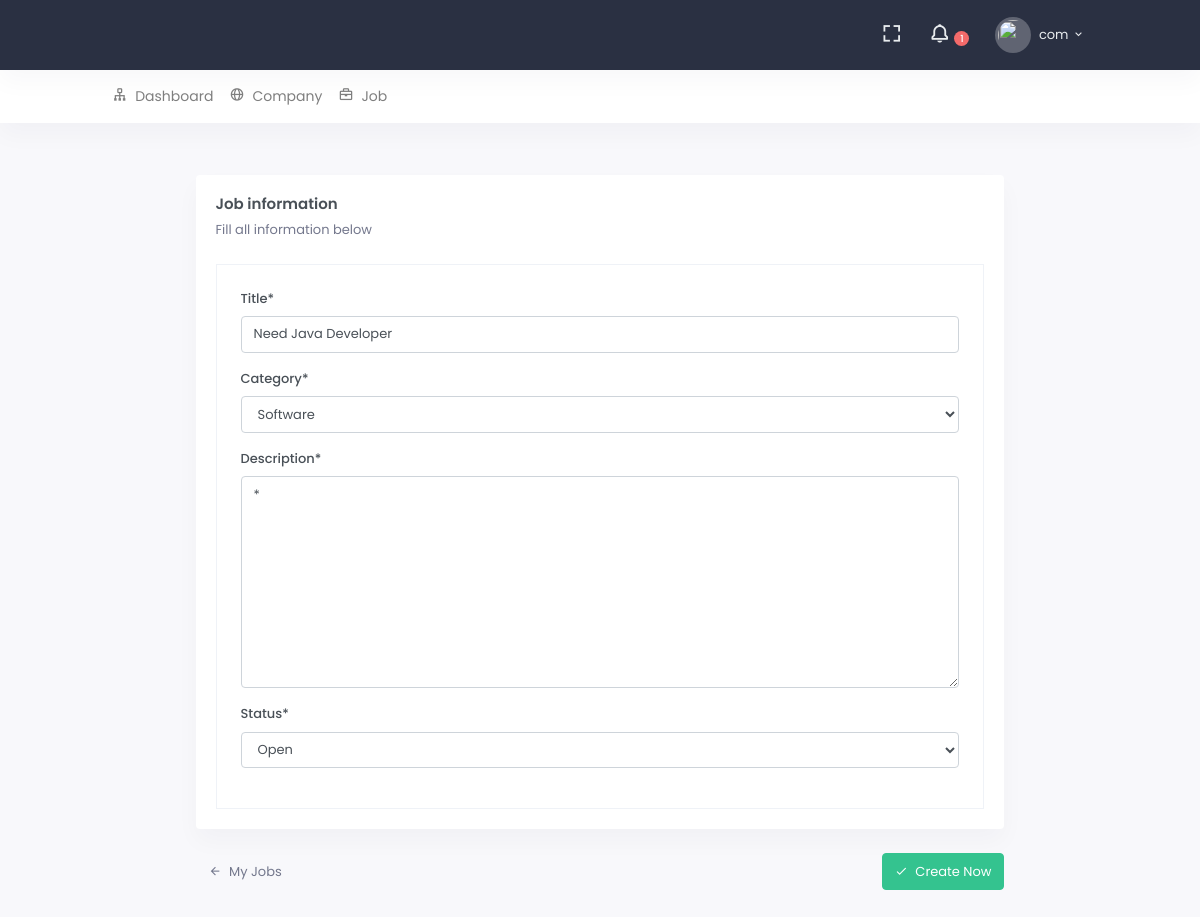
Screenshot of /c/job/4/change/ (signed in) with the database file from the repository.
### src/accounts/models.py (models this page shows, shortened)
class User(AbstractUser):
    GENDER_CHOICE = (
        ('m', 'Male'),
        ('f', 'Female'),
        ('o', 'Other'),
    )
    is_customer = models.BooleanField(default=False, help_text="This account belongs to customer")
    is_company = models.BooleanField(default=False, help_text="This account belongs to Company")
    is_completed = models.BooleanField(default=False, help_text="Is user fully fully identified to access application")
    profile_image = models.ImageField(
        null=True, blank=True,
        upload_to='images/profiles/',
        verbose_name="Profile Picture", help_text="Profile image must be 150*150 in size of png, jpg or jpeg"
    )
    gender = models.CharField(max_length=1, null=True, blank=True, choices=GENDER_CHOICE)
    about = models.TextField(null=True, blank=True, help_text="Tell us something interesting about yourself")
    address = models.TextField(blank=True, null=True)
    phone_number = models.CharField(max_length=15, null=True, blank=True)
    class Meta:
        verbose_name_plural = "Users"

### src/portals/company/models.py (models this page shows, shortened)
class Job(models.Model):
    STATUS_CHOICE = (
        ('o', 'Open'),
        ('c', 'Close')
    )
    title = models.CharField(max_length=255)
    category = models.ForeignKey(Category, on_delete=models.CASCADE)
    description = models.TextField()
    detailed_description = RichTextField(null=True, blank=True)
    company = models.ForeignKey('Company', related_name='job_provider', on_delete=models.CASCADE, blank=True)
    start_time = models.DateTimeField(null=True, blank=True)
    end_time = models.DateTimeField(null=True, blank=True)
    likes = models.ManyToManyField(User, related_name='likes')
    candidates = models.ManyToManyField(User, related_name='candidates', through='Candidate')
    status = models.CharField(max_length=1, choices=STATUS_CHOICE, default='o')
    is_active = models.BooleanField(default=True)
    created_on = models.DateTimeField(auto_now=False, auto_now_add=True)
    class Meta:
        ordering = ['-pk']

### src/portals/company/views.py (the view)
# urls.py: path('job/<int:pk>/change/', JobUpdateView.as_view(), name='job-update'),
@method_decorator(company_required, name='dispatch')
class JobUpdateView(UpdateView):
    model = Job
    fields = ['title', 'category', 'description', 'status']
    success_url = reverse_lazy('company:job-list')
    def get_object(self, queryset=None):
        return get_object_or_404(
            Job.objects.filter(
                company__user=self.request.user
            ), pk=self.kwargs['pk']
        )

### src/portals/company/models.py (called while the page is built)
    def __str__(self):
        return self.name

### src/portals/company/templates/company/job_form.html (shortened to what this page needs)
{% extends 'core/base.html' %}
{% load static %}
{% load crispy_forms_tags %}
{% block content %}
    <div class="checkout-tabs">
        <form method="post">
            <div class="row justify-content-center">
                <div class="col-xl-10 col-sm-9">
                    <form action="" method="post">
                        <div class="card">
                            <div class="card-body">
                                <div class="tab-content" id="v-pills-tabContent">
                                    <div class="tab-pane fade active show" id="v-pills-payment" role="tabpanel"
                                         aria-labelledby="v-pills-payment-tab">
                                        <div>
                                            <h4 class="card-title">Job information</h4>
                                            <p class="card-title-desc">Fill all information below</p>
                                            <div class="p-4 border">
                                                {{ form|crispy }}
                                            </div>
                                        </div>
                                    </div>
                                </div>
                            </div>
                        </div>
                        <div class="row my-4">
                            <div class="col-sm-6">
                                <a href="{% url 'company:job-list' %}"
                                   class="btn text-muted d-none d-sm-inline-block btn-link">
                                    <i class="mdi mdi-arrow-left mr-1"></i> My Jobs </a>
                            </div>
                            <div class="col-sm-6">
                                <div class="text-sm-right">
                                    <button type="submit" class="btn btn-success">
                                        <i class="mdi mdi-check mr-1"></i> Create Now
                                    </button>
                                </div>
                            </div>
                        </div>
                    </form>
                </div>
            </div>
        </form>
    </div>
{% endblock %}

### templates/core/base_head.html (shortened to what this page needs)
{% load static %}
<header id="page-topbar">
    <div class="navbar-header">
        <div class="d-flex">
            <div class="navbar-brand-box">
            </div>
        </div>
        <div class="d-flex">
            <div class="dropdown d-none d-lg-inline-block ml-1">
                <button type="button" class="btn header-item noti-icon waves-effect" data-toggle="fullscreen">
                    <i class="bx bx-fullscreen"></i>
                </button>
            </div>
            <div class="dropdown d-inline-block">
                <button type="button" class="btn header-item noti-icon waves-effect"
                        id="page-header-notifications-dropdown"
                        data-toggle="dropdown" aria-haspopup="true" aria-expanded="false">
                    <i class="bx bx-bell bx-tada"></i>
                    <span class="badge badge-danger badge-pill">
                        1
                    </span>
                </button>
            </div>
            <div class="dropdown d-inline-block">
                <button type="button" class="btn header-item waves-effect" id="page-header-user-dropdown"
                        data-toggle="dropdown" aria-haspopup="true" aria-expanded="false">
                    {% if request.user.profile_image %}
                        <img class="rounded-circle header-profile-user" src="{% static 'images/user.png' %}" alt="Header Avatar">
                    {% else %}
                         <img class="rounded-circle header-profile-user" src="{% static 'images/user.png' %}">
                    {% endif %}
                    <span class="d-none d-xl-inline-block ml-1">{{ request.user.username }}</span>
                    <i class="mdi mdi-chevron-down d-none d-xl-inline-block"></i>
                </button>
            </div>
        </div>
    </div>
</header>
<div class="topnav">
    <div class="container-fluid">
        <nav class="navbar navbar-light navbar-expand-lg topnav-menu">
            <div class="collapse navbar-collapse" id="topnav-menu-content">
                <ul class="navbar-nav">
                    {% if request.user.is_authenticated %}
                        {% if request.user.is_company %}
                            {% include 'core/include/admin_header.html' %}
                        {% else %}
                            {% include 'core/include/customer_header.html' %}
                        {% endif %}
                    {% endif %}
                </ul>
            </div>
        </nav>
    </div>
</div>

### rows the page displays
User: user.username "com"
Job: title "Need Java Developer", category "Software", description "*", status "Open"
